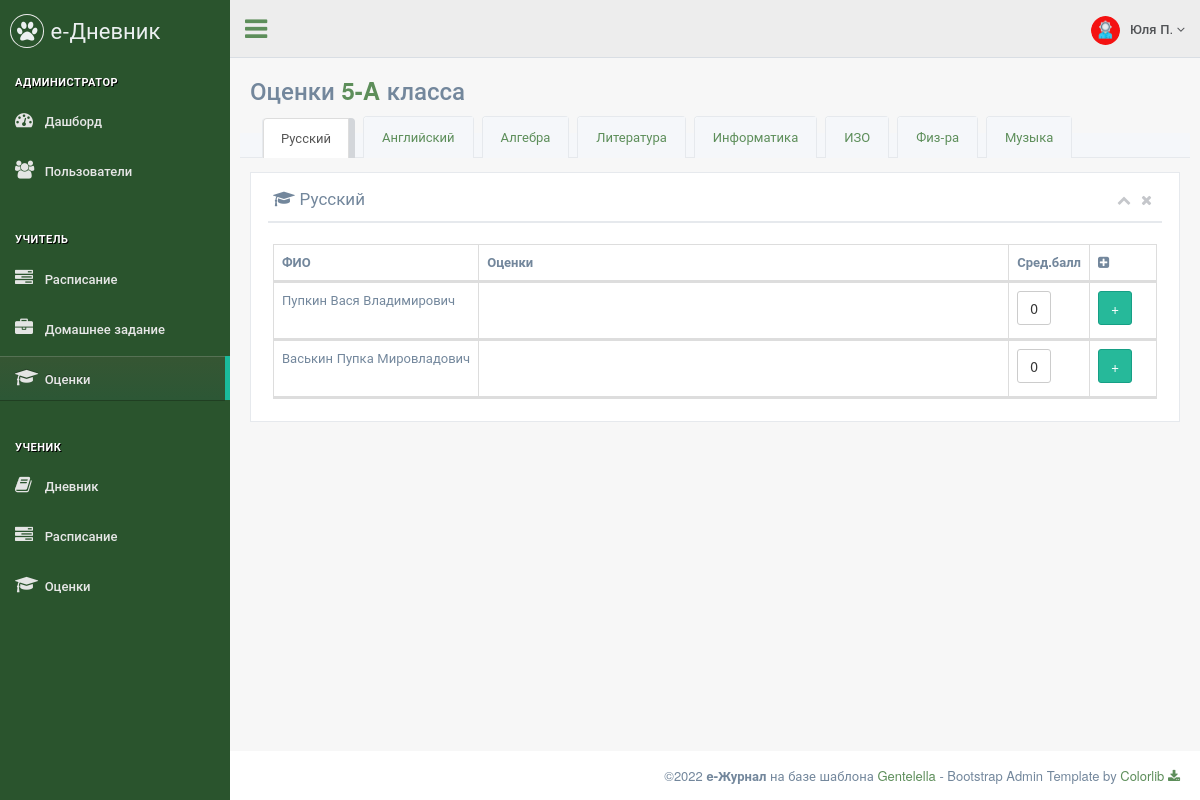
/teacher/grade/Русский (signed in), run on the app's committed database.
### data/menu.py (models this page shows)
class Menu(ORMBase):
    __tablename__ = 'menu'
    id = Column(Integer, primary_key=True, autoincrement=True, unique=True)
    name = Column(String, nullable=True)
    section = Column(String, nullable=True)
    title = Column(String, nullable=True)
    icon = Column(String, nullable=True)
    ref = Column(String, nullable=True)
    roles = Column(String, nullable=True)
    order = Column(Integer, nullable=True)

### data/users.py (models this page shows)
class Users(ORMBase, UserMixin):
    __tablename__ = 'users'
    __json_exclude__ = set(["password"])
    id = Column(Integer, primary_key=True, autoincrement=True, unique=True)
    name = Column(String, nullable=True)
    surname = Column(String, nullable=True)
    otchestvo = Column(String, nullable=True)
    login = Column(String, nullable=True)
    password = Column(String, nullable=True)
    role = Column(String, nullable=True)
    class_id = Column(Integer, ForeignKey('classes.cl_id'), nullable=True)
    active = Column(Integer, nullable=True)

### main.py (the view)
@app.route('/teacher/grade/<subj>', methods=['POST', 'GET'])
def teacher_grade(subj):
    if request.method == 'POST':
        gr = Grade()
        gr.date = request.form['date']
        gr.subject = subj
        gr.user_id = request.form['id']
        gr.grade = request.form['grade']
        gr.reason = request.form['reason']
        session.add(gr)
        session.commit()
        return redirect(f"/teacher/grade/{subj}")
    elif request.method == 'GET':
        cls_cur = session.query(Classes).filter(Classes.cl_id == current_user.class_id).first()
        class_name = str(cls_cur.number) + '-' + cls_cur.letter
        lst_obj = ['Русский', 'Английский', 'Алгебра', 'Литература', 'Информатика', 'ИЗО', 'Физ-ра', 'Музыка']
        reason_obj = ['Домашняя работа', 'Работа в классе', 'Самостоятельная', 'Контрольная']
        std_all_inf = session.query(Users).filter(Users.class_id == current_user.class_id,
                                                  Users.role == 'student').all()
        grades_list = dict()
        for std in std_all_inf:
            key = f'{std.surname} {std.name} {std.otchestvo}'
            grades_list[key] = session.query(Grade).filter(Grade.user_id == std.id, Grade.subject == subj).all()
            if grades_list[key] is None:
                grades_list[key] = list()
            else:
                grades_std = list()
                for d in grades_list[key]:
                    grades_std.append([d.grade, d.reason, d.date])
                grades_list[key] = (grades_std, std.id)
        students = list()
        for k in grades_list.keys():
            if len(grades_list[k]) != 0:
                grades, id = grades_list[k]
                students.append([k, grades, round(0 if len(grades) == 0 else sum([x[0] for x in grades]) / len(grades), 2), id])
            else:
                students.append([k, '', 0.0])
        return render_page(['admin', 'teacher'], '/teacher/grade/Русский', 'teacher_grade.html',
                           class_name=class_name,
                           students=students,
                           obj=subj,
                           lst_obj=lst_obj,
                           reason_obj=reason_obj)

### main.py (called while the page is built)
@login_manager.user_loader
def load_user(user_id):
    return session.query(Users).get(user_id)

def get_menu(role):
    items = session.query(Menu).filter(Menu.roles.ilike(f'%{role}%')).all()
    menu = dict()
    section = ""
    for item in items:
        if item.section:
            arr = menu.get(section)
            arr.append(item)
            menu[section] = arr
        else:
            section = item.title
            menu[section] = []
    return menu

def render_page(roles, ref, template, **context):
    if not login_fresh():
        return render_403()
    else:
        if current_user.role in roles:
            menu = get_menu(current_user.role)
            if not context:
                context = dict()
            context["menu"] = menu
            context["ref"] = ref
            context["role"] = current_user.role
            context["username"] = f"{current_user.name} {current_user.surname[0]}."
            return render_template(template, **context)
        else:
            return render_403()

### templates/teacher_grade.html (shortened to what this page needs)
{% extends "page_base.html" %}
{% block content %}
<div class="">
    <div class="page-title">
        <div class="title_left">
            <h3>Оценки <b><span style="color: #5d8e5a;">{{ class_name }}</span></b> класса</h3>
        </div>
        <div class="clearfix"></div>
        <div class="row">
            <div class="" role="tabpanel" data-example-id="togglable-tabs">
                <ul id="myTab" class="nav nav-tabs bar_tabs" role="tablist">
                    {% for ob in lst_obj %}
                    {% if ob == obj %}
                    <li role="presentation" class="active">
                    {% else %}
                    <li role="presentation" class="">
                    {% endif %}
                        <a class="nav-link" href={{ob}}>{{ob}}</a>
                    </li>
                    {% endfor %}
                </ul>
            </div>
            <div class="col-md-12 col-sm-12 col-xs-12">
                <div class="x_panel">
                    <div class="x_title">
                        <h2><i class="fa fa-graduation-cap"></i> {{obj}}</h2>
							<ul class="nav navbar-right panel_toolbox">
							  <li><a class="collapse-link"><i class="fa fa-chevron-up"></i></a></li>
							  <li><a class="close-link"><i class="fa fa-close"></i></a></li>
							</ul>
                        <div class="clearfix"></div>
                    </div>
                    <div class="x_content">
                        <table class="table table-striped table-bordered dt-responsive nowrap dataTable" cellspacing="0" width="100%">
                            <thead>
                            <tr>
                                <th width="100">ФИО</th>
                                <th>Оценки</th>
                                <th width="20">Сред.балл</th>
                                <th width="50"><i class="fa fa-plus-square"></i></th>
                            </tr>
                            {% for student in students %}
                            <tr>
                                <td>{{student[0]}}</td>
                                <td>
                                </td>
                                <td>
                                    <button type="button" class="btn btn-default me-md-2">{{student[2]}}</button>
                                </td>
                                <td>
                                    <button type="button" class="btn btn-success btn-add" title="Добавить"
                                            data-subj="{{obj}}"
                                            data-name="{{student[0]}}"
                                            data-student="{{student[3]}}"
                                            data-toggle="modal"
                                            data-target="#modal">
                                        +
                                    </button>
                                </td>
                            </tr>
                            {% endfor %}
                            </thead>
                        </table>
                    </div>
                </div>
            </div>
        </div>
    </div>
</div>
{% endblock %}

### templates/page_base.html (shortened to what this page needs)
<!DOCTYPE html>
<html lang="en">
  <head>
    <link href="/static/vendors/bootstrap/css/bootstrap.min.css" rel="stylesheet">
    <link href="/static/vendors/font-awesome/css/font-awesome.min.css" rel="stylesheet">
    <link href="/static/vendors/nprogress/nprogress.css" rel="stylesheet">
    <link href="/static/vendors/animate.css/animate.min.css" rel="stylesheet">
    <link href="/static/vendors/datatables.net-bs/css/dataTables.bootstrap.min.css" rel="stylesheet">
    <link href="/static/vendors/datatables.net-buttons-bs/css/buttons.bootstrap.min.css" rel="stylesheet">
    <link href="/static/vendors/datatables.net-fixedheader-bs/css/fixedHeader.bootstrap.min.css" rel="stylesheet">
    <link href="/static/vendors/datatables.net-responsive-bs/css/responsive.bootstrap.min.css" rel="stylesheet">
    <link href="/static/vendors/datatables.net-scroller-bs/css/scroller.bootstrap.min.css" rel="stylesheet">
    <link href="/static/vendors/switchery/switchery.css" rel="stylesheet">
    <link href="/static/vendors/bootstrap-datetimepicker/css/bootstrap-datetimepicker.css" rel="stylesheet">
    <link href="/static/css/custom.css" rel="stylesheet">
  </head>
  <body class="nav-md">
    <div class="container body">
      <div class="main_container">
        <div class="col-md-3 left_col">
          <div class="left_col scroll-view">
            <div class="navbar nav_title" style="border: 0;">
              <a href="index.html" class="site_title"><i class="fa fa-paw"></i> <span>е-Дневник</span></a>
            </div>
            <br />
            <div id="sidebar-menu" class="main_menu_side hidden-print main_menu">
              {% for section in menu.keys() %}
                <div class="menu_section">
                  <h3>{{ section }}</h3>
                  <ul class="nav side-menu">
                    {% for item in menu.get(section) %}
                      {% if item.ref == ref %}
                        <li class="active"><a href="{{ item.ref }}"><i class="{{ item.icon }}"></i> {{ item.title }}</a></li>
                      {% else %}
                        <li><a href="{{ item.ref }}"><i class="{{ item.icon }}"></i> {{ item.title }}</a></li>
                      {% endif %}
                    {% endfor %}
                  </ul>
                </div>
              {% endfor %}
            </div>
          </div>
        </div>
        <div class="top_nav">
          <div class="nav_menu">
            <nav>
              <div class="nav toggle">
                <a id="menu_toggle"><i class="fa fa-bars"></i></a>
              </div>
              <ul class="nav navbar-nav navbar-right">
                <li class="">
                  <a href="javascript:;" class="user-profile dropdown-toggle" data-toggle="dropdown" aria-expanded="false">
                    <img src="/static/images/{{ role }}.png" alt="">{{ username }}
                    <span class=" fa fa-angle-down"></span>
                  </a>
                </li>
              </ul>
            </nav>
          </div>
        </div>
        <div id="page-content" class="right_col" role="main">
          {% block content %}{% endblock %}
        </div>
        <footer>
          <div class="pull-right">
            ©2022 <b>e-Журнал</b> на базе шаблона <a href="https://colorlib.com/polygon/gentelella/index.html">Gentelella</a> - Bootstrap Admin Template by <a href="https://github.com/ColorlibHQ/gentelella">Colorlib <i class="fa fa-download"></i></a>
          </div>
          <div class="clearfix"></div>
        </footer>
      </div>
    </div>
  </body>
</html>

### data on the page
Menu: title "АДМИНИСТРАТОР"
Menu: title "Дашборд"
Menu: title "Пользователи"
Menu: title "УЧИТЕЛЬ"
Menu: title "Расписание"
Menu: title "Домашнее задание"
Menu: title "Оценки"
Menu: title "УЧЕНИК"
Menu: title "Дневник"
Menu: title "Расписание"
Menu: title "Оценки"
Users: role (picture)

### other printed values
{{ username }} "Юля П."
{{ class_name }} "5-A"
{{ ob }} "Русский" "Английский" "Алгебра" "Литература" "Информатика" "ИЗО" "Физ-ра" "Музыка"
{{ obj }} "Русский"
{{ student[0] }} "Пупкин Вася Владимирович" "Васькин Пупка Мировладович"
{{ student[2] }} "0" "0"
